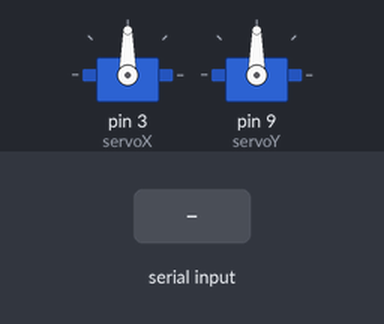
This sketch was run on a simulated Arduino Uno, built with avr-gcc and run on an emulated ATmega328P. Parts: 2 × servo. Inputs (shaded band) come from the test bench.

Above: at 1.2 s.
1.3 s: "Y" received over Serial
At 2.1 s:
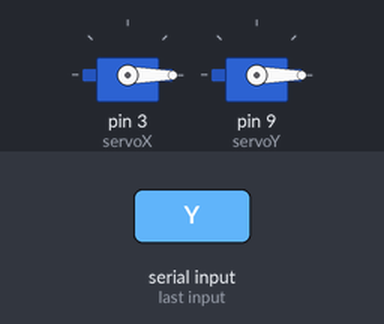
2.8 s: "30,150\n" received over Serial
At 3.5 s:
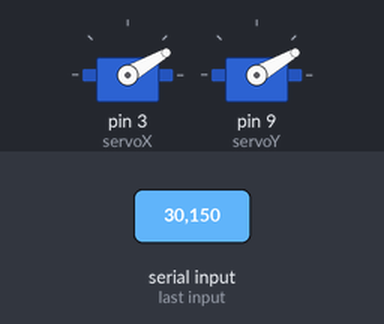
4.3 s: "200\n" received over Serial
At 5.5 s:
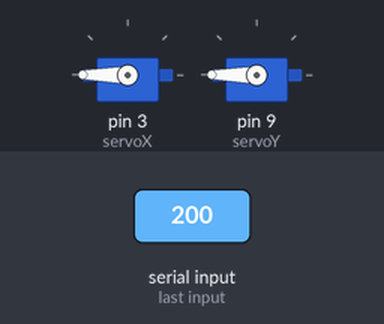
5.8 s: "X" received over Serial
At 6.7 s:
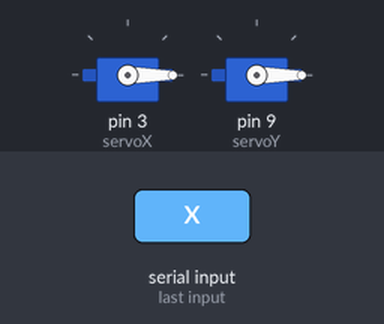
7.3 s: "90,45\n" received over Serial
At 8.1 s:
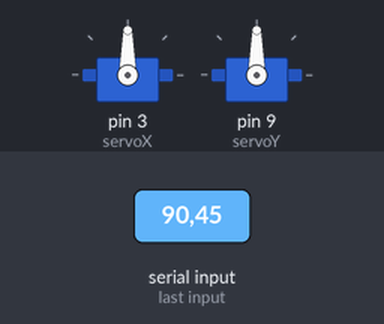
Timing chart, 0 to 9.8 s (numbered marks = the images above; inputs shaded):
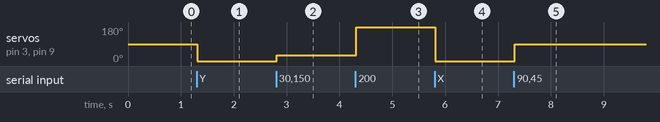

Measured:
- after the input at 1.3 s, servo on pin 3 (servoX), servo on pin 9 (servoY): 90° → 0° at once
- after the input at 2.8 s, servo on pin 3 (servoX), servo on pin 9 (servoY): 0° → 30° at once
- after the input at 4.3 s, servo on pin 3 (servoX), servo on pin 9 (servoY): 30° → 180° at once
- after the input at 5.8 s, servo on pin 3 (servoX), servo on pin 9 (servoY): 180° → 0° at once
- after the input at 7.3 s, servo on pin 3 (servoX), servo on pin 9 (servoY): 0° → 90° at once

The sketch:

servoTurret.ino
```cpp
#include <Servo.h>

Servo servoX;
Servo servoY;
String serial_Data_Coordenates;

void setup()
{
    Serial.begin(9600);
    Serial.setTimeout(10);
    servoX.attach(3);
    servoY.attach(9);
}

void loop()
{
    // XD
}

void serialEvent()
{
    serial_Data_Coordenates = Serial.readString();
    //Serial.println("Coordenada: " + serial_Data_Coordenates);
    servoX.write(parseDataX(serial_Data_Coordenates));
    servoY.write(parseDataY(serial_Data_Coordenates));
}

int parseDataX(String data)
{
    data.remove(data.indexOf("Y"));     // It remove from "Y" to the end of the string
    data.remove(data.indexOf("X"), 1);  // It just remove 1 charactor
    return data.toInt();
}

int parseDataY(String data)
{
    data.remove(0, data.indexOf("Y") + 1);  // It removes from index 0 of the string
    return data.toInt();                    // to the index of the charactor "Y"
}
```
